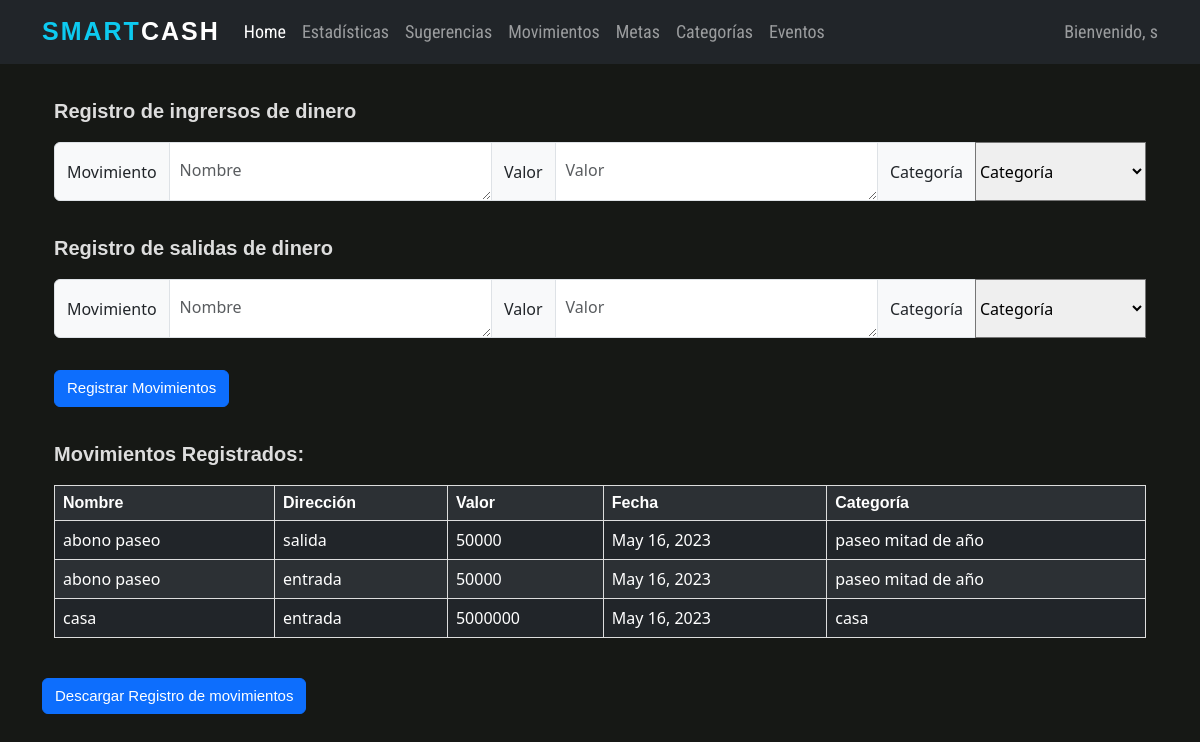
The app's page /movements/ (signed in) with its own data.
### wallet/models.py (models this page shows, shortened)
class Movimiento(models.Model):
    nombre = models.CharField(max_length=100)
    usuario = models.ForeignKey(User, on_delete=models.CASCADE)
    direccion = models.CharField(max_length=10)
    valor = models.IntegerField()
    fecha = models.DateField()
    categoria = models.ForeignKey(Categoria, on_delete=models.CASCADE)

class Categoria(models.Model):
    nombre = models.CharField(max_length=50)
    usuario = models.ForeignKey(User, on_delete=models.CASCADE)

### wallet/views.py (the view, shortened to what this page needs)
# urls.py: path('movements/', wallet_views.movements, name='movements'),
def movements(request):
    connection.current_user = request.user
    average_income = request.GET.get('average_income')
    life_cost_average = request.GET.get('life_cost_average')
    month_income = request.GET.get('month_income')
    month_life_expenses = request.GET.get('month_life_expenses')
    month_expenses = request.GET.get('month_expenses')
    current_savings = request.GET.get('current_savings')
    income_name = request.GET.get('income_name')
    income_value = request.GET.get('income_value')
    income_category = request.GET.get('income_category')
    exit_name = request.GET.get('exit_name')
    exit_value = request.GET.get('exit_value')
    exit_category = request.GET.get('exit_category')
    incomes = f'{income_name}, {income_value}, {income_category}' if income_value and income_category and income_name else None
    exits = f'{exit_name}, {exit_value}, {exit_category}' if exit_category and exit_name and exit_value else None
    user_movements = mov.read_movements(incomes, exits, request.user)
    download_movements = request.GET.get('download_movements')
    user_categories = [category.nombre for category in connection.search_user_categories(request.user)]
    return render(request, 'registration/movements.html', {'average_income': average_income,
                                                           'life_cost_average': life_cost_average,
                                                           'month_income': month_income,
                                                           'month_life_expenses': month_life_expenses,
                                                           'month_expenses': month_expenses,
                                                           'current_savings': current_savings,
                                                           'movements': user_movements, 'user_categories': user_categories})

### wallet/connection.py (called while the page is built)
def search_user_movements(user):
    moves = Movimiento.objects.all().filter(usuario=user)
    return moves

def search_user_categories(user):
    user_categories = Categoria.objects.all().filter(usuario=user)
    return user_categories

### wallet/movements.py (called while the page is built)
def readIncomes(movements, user):
    if not movements:
        return
    movements = movements.split('.')
    connection.create_movement(movements, 'entrada', user)

def readExits(movements, user):
    if not movements:
        return
    movements = movements.split('.')
    connection.create_movement(movements, 'salida', user)

def read_movements(incomes, exits, user):
    readExits(exits, user)
    readIncomes(incomes, user)
    movements = connection.search_user_movements(user)
    return movements

### wallet/templates/registration/movements.html (shortened to what this page needs)
{% extends 'base.html' %}
{% load static %}
{% block content %}
<form action="">
    <br>
    <br>
    <br>
    <br>
    <div class="container">
        <p id="movimientos">Registro de ingrersos de dinero</p>
        <div class="input-group mb-3">
            <span class="input-group-text mb-3">Movimiento</span>
            <textarea class="form-control mb-3" aria-label="With textarea" placeholder="Nombre"
                      name="income_name"></textarea>
            <span class="input-group-text mb-3">Valor</span>
            <textarea class="form-control mb-3" aria-label="With textarea"
                      placeholder="Valor" name="income_value"></textarea>
            <label class="input-group-text mb-3" for="inputGroupSelect01">Categoría</label>
            <select class="custom-select mb-3" id="inputGroupSelect01" name="income_category">
                <option selected>Categoría</option>
            </select>
        </div>
    </div>
    <div class="container">
        <p id="movimientos">Registro de salidas de dinero</p>
        <div class="input-group mb-3">
            <span class="input-group-text mb-3">Movimiento</span>
            <textarea class="form-control mb-3" aria-label="With textarea" placeholder="Nombre"
                      name="exit_name"></textarea>
            <span class="input-group-text mb-3">Valor</span>
            <textarea class="form-control mb-3" aria-label="With textarea"
                      placeholder="Valor" name="exit_value"></textarea>
            <label class="input-group-text mb-3" for="inputGroupSelect02">Categoría</label>
            <select class="custom-select mb-3" id="inputGroupSelect02" name="exit_category">
                <option selected>Categoría</option>
            </select>
        </div>
        <button type="submit" class="btn btn-primary mb-3"> Registrar Movimientos</button>
    </div>
</form>
<form action="">
    <div class="container">
        <p id="movimientos">Movimientos Registrados:</p>
        <table class="table table-striped table-dark">
            <tr>
                <th>Nombre</th>
                <th>Dirección</th>
                <th>Valor</th>
                <th>Fecha</th>
                <th>Categoría</th>
            </tr>
            {% for move in movements %}
            <tr>
                <td>{{ move.nombre }}</td>
                <td>{{ move.direccion }}</td>
                <td>{{ move.valor }}</td>
                <td>{{ move.fecha }}</td>
                <td>{{ move.categoria.nombre }}</td>
            </tr>
            {% endfor %}
        </table>
        <br>
    </div>
    <button type="submit" class="btn btn-primary mb-3" name="download_movements">Descargar Registro de movimientos</button>
</form>
{% endblock content %}

### smartcash/templates/base.html (shortened to what this page needs)
{% load static %}
<html lang="en">
<head>
    <link href="https://cdn.jsdelivr.net/npm/bootstrap@5.3.0-alpha1/dist/css/bootstrap.min.css" rel="stylesheet"
>
    <link rel="stylesheet" href="https://cdn.jsdelivr.net/npm/bootstrap-icons@1.7.2/font/bootstrap-icons.css">
    <link rel="stylesheet" type="text/css" href="{% static 'css/style.css' %}"/>
</head>
<body>
    <nav class="navbar navbar-expand-lg navbar-dark bg-dark fixed-top">
        <div class="container">
            <a href="{% url 'home' %}" class="navbar-brand"> <span class="text-info">Smart</span>Cash</a>
            <div class="collapse navbar-collapse" id="navbarText">
                <ul class="navbar-nav me-auto mb-2 mb-lg-0">
                    <li class="nav-item">
                        <a class="nav-link active" aria-current="page" href="{% url 'home' %}">Home</a>
                    </li>
                    <li class="nav-item">
                        <a class="nav-link" href="{% url 'statistics' %}">Estadísticas</a>
                    </li>
                    <li class="nav-item">
                        <a class="nav-link" href="{% url 'suggestions' %}">Sugerencias</a>
                    </li>
                    <li class="nav-item">
                        <a class="nav-link" href="{% url 'movements' %}">Movimientos</a>
                    </li>
                    <li class="nav-item">
                        <a class="nav-link" href="{% url 'goals' %}">Metas</a>
                    </li>
                    <li class="nav-item">
                        <a class="nav-link" href="{% url 'categories' %}">Categorías</a>
                    </li>
                    <li class="nav-item">
                        <a class="nav-link" href="{% url 'events' %}">Eventos</a>
                    </li>
                </ul>
                <span id="bienvenida" class="navbar-text">
					Bienvenido, {{ user.username }}
				</span>
            </div>
        </div>
</nav>
<div class="container">
    {% block content %}
    {% endblock content %}
</div>
</body>
</html>

### static/css/style.css (style rules this page uses)
#bienvenida { font-family: 'Roboto Condensed', sans-serif; font-size: 18px; }
#movimientos { font-family:'Lucida Sans', 'Lucida Sans Regular', 'Lucida Grande', 'Lucida Sans Unicode', Geneva, Verdana, sans-serif; color: rgb(221, 221, 221); font-weight: bold; font-size: 20px; }
table { border-collapse: collapse; width: 100%; }
td, th { border: 1px solid #dddddd; text-align: left; padding: 8px; color: white; }
th { font-family:'Lucida Sans', 'Lucida Sans Regular', 'Lucida Grande', 'Lucida Sans Unicode', Geneva, Verdana, sans-serif; }
tr:nth-child(even) { background-color: #dddddd; }
.form-control { height: 59px; padding: 15px 10; box-sizing: border-box; }
.btn { font-family:'Lucida Sans', 'Lucida Sans Regular', 'Lucida Grande', 'Lucida Sans Unicode', Geneva, Verdana, sans-serif; font-size: 15px; }
p { font-family: 'Roboto Condensed', sans-serif; font-size: 17px; }
body { background: #161815; }
.navbar-nav a { font-family: 'Roboto Condensed', sans-serif; font-size: 18px; }
.navbar-dark .navbar-brand { font-family:'Franklin Gothic Medium', 'Arial Narrow', Arial, sans-serif; color: #fff; font-size: 25px; text-transform: uppercase; font-weight: bold; letter-spacing: 2px; }

### records on screen
Movimiento: nombre "abono paseo", direccion "salida", valor "50000", fecha "May 16, 2023", categoria.nombre "paseo mitad de año"
Movimiento: nombre "abono paseo", direccion "entrada", valor "50000", fecha "May 16, 2023", categoria.nombre "paseo mitad de año"
Movimiento: nombre "casa", direccion "entrada", valor "5000000", fecha "May 16, 2023", categoria.nombre "casa"

### other values on screen
{{ user.username }} "s"
